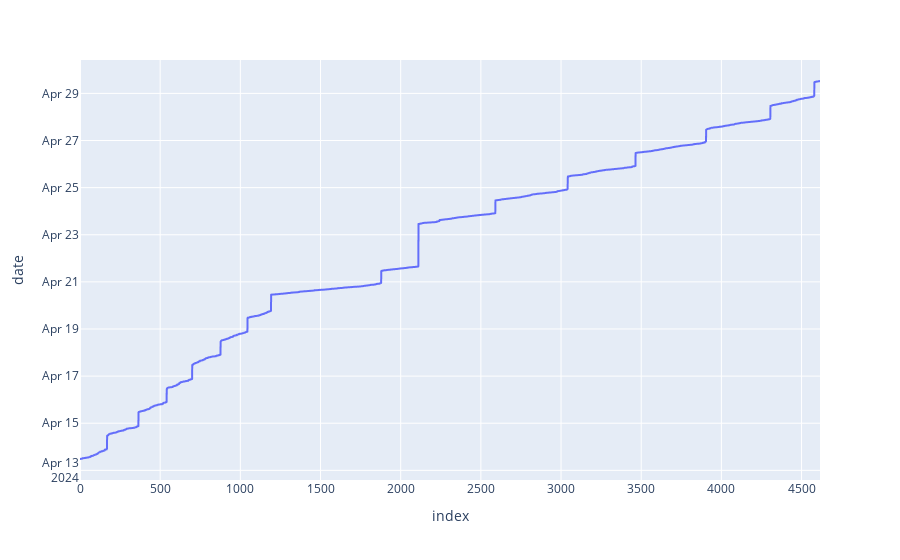

The notebook cell this image was saved under:
### Code cell
result.plot(y = "date")

### Figure 1 — Plotly figure (JSON) as saved in the notebook; plotly's stock layout.template omitted (floating-point values rounded to 4 significant figures; data arrays with more than 128 entries replaced by an {"elided": "..."} marker saying what was removed)
{"data": [{"hovertemplate": "index=%{x}<br>date=%{y}<extra></extra>", "legendgroup": "", "line": {"color": "#636efa", "dash": "solid"}, "marker": {"symbol": "circle"}, "mode": "lines", "name": "", "showlegend": false, "type": "scattergl", "x": {"elided": "4616 int values"}, "xaxis": "x", "y": {"elided": "4616 str values"}, "yaxis": "y"}], "layout": {"legend": {"tracegroupgap": 0}, "margin": {"t": 60}, "xaxis": {"anchor": "y", "domain": [0, 1], "title": {"text": "index"}}, "yaxis": {"anchor": "x", "domain": [0, 1], "title": {"text": "date"}}}}
